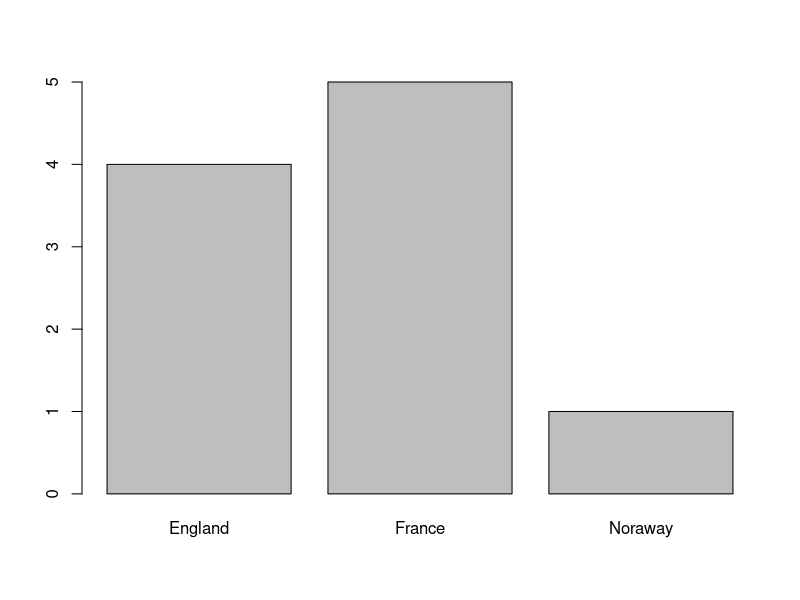
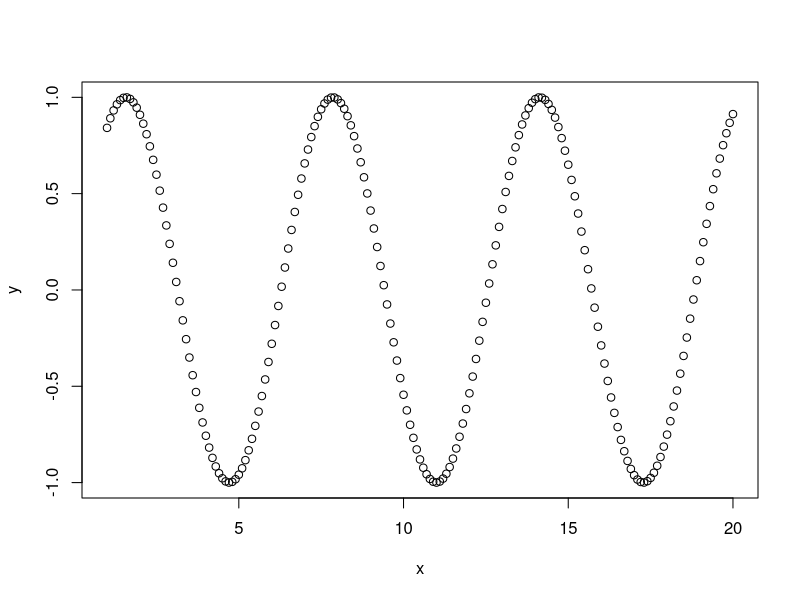
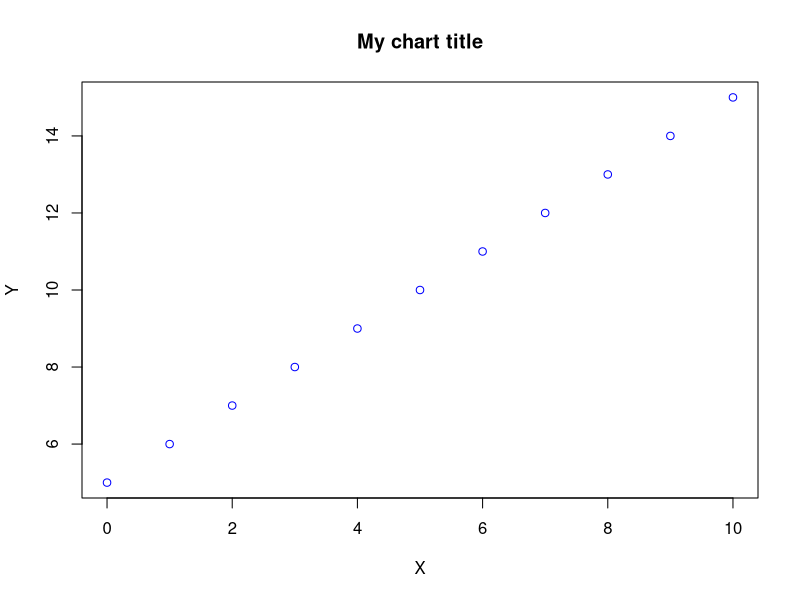

These figures' R source, in order:



#Отчет студента 

# R - как калькулятор
7+2
20+4/5-11*7^2
((((8+3)/5)-5)*8)^4
log2(12345678)-1
16/(1+208)*log(2345)





#Отчет студента Родионова Вариант 29
#задание 1.1
#стоимость поездки на конференцию в Литву

#Оргвзнос в отеле при курсе 1€=60.49 руб
300*60.49
#Проживание в отеле при курсе 1€=60.49 руб
9*60*60.49
#Общая стоимость поездки в рублях
15216.18+300*60.49+9*60*60.49

#задание 1.2
x<-2
y=6
assign("z",5)
z
#Создание векторов
c(1,2,3)
#Создание последовательности 
1:10
#Команда seq (начало, конец, шаг)
seq(from=1,to=8,by=2)
seq (1,10,2)
#Объединение нескольких векторов 
x=c(1,2,3)
x=c(x,1:3);x
# Повторы
z=rep(0.5,6);z
# В векторе хранятся данные одного типа
test3=c(1,TRUE,"three")
test3
#задание 1.2
#последовательность цифр варианта
p=seq(101,260,6)
p
#повторы значений p
p1=rep(p,3);p1
#Объединение слов
p2=c("call","an","ambulance");p2

#Операция с векторами
a=(1:10)
a
a+2
a/3
a*4
b=2:11
a+b
#правило повтора векторов (Recycling Rule)
x<-c(2,4,5,3,-4,0)
x*5
y<-c(5,3)
x*y
z<-c(1,2,3,4)
x*z
#Измерение длины вектора
x<-c(2,4,5,3,-4,0)
length(x)
#Сравнение векторов
x=c(3:7);x
y=c(6,3,7,9,11)
y
x==y
x<y
#получение определенного значения из вектора
sentence=c("walk","the","cat")
sentence
sentence[3]
sentence[3]="dog"
sentence
#добавление значения в конец вектора
sentence[4]="to"
sentence
#создание перечня элементов в векторе
sentence[5:7]=c("the","old","park")
sentence[1:7]
#Переменной x присвоены значения
x=c(0,1,2,7,10,14,3,89)
#просмотр заданных значений вектора x
x
#выбор 6-ого значения в векторе x
x[6]
#выбор 3-8-го значений в векторе x
x[3:8]
#выбор 4-ого и 7-ого значений в векторе x
x[c(4,7)]
#выбор значений вектора x без 3-ей точки
x[-3]
#выбор значений вектора без 2-го -5-ого значений 
x[-(2:5)]
#выбор значений вектора x больше 3
x[x>3]
#Выбор значений вектора x, удовлетворяющие условию: x больше 3 меньше 70
x[x>3&x<70]
#Задание 1.3 вариант 29 Родионов
x=c(12,43,7,9,19,21,68,21,9,17)
#Выбор 5-ого значения в векторе x
x[5]
#выбор 2-7-го значений вектора x
x[2:7]
#выбор 3-ого и 6-ого значений вектора x
x[c(3,6)]
#выбор значений вектора x без 1-ой точки
x[-1]
#выор значений вектора x без 1-3 точей
x[-(1:3)]
#выбор значений вектора x больше 12
x[x>12]
#выбор значений вектора x, удовлетворяющие условию: x больше 7 меньше 17
x[x>7&x<17]
#задание имен элементам вектора
ranks=11:13; ranks
names(ranks)=c("Lena","Olja","Irina")
ranks["Irina"]
#можно задавать значение через имена
ranks["Lena"]=55
ranks
#зфдаем значение вектора vessels
vessels=c(4,5,1)
#присваиваем имена элементам вектора
names(vessels)=c("England","France","Noraway")
#создаем столбчатую диаграмму
barplot(vessels)
#задаем значение переменной x
x=seq(1,20,0.1)
#задаем значение переменной y
y=sin(x)
#строим график
plot(x,y)
#задаем значения переменной x
x_data=c(0:10)
#задаем значения переменной y
y_data=x_data+5
#строим график (данные,тип графика,заголовок,подписи осей,цвет точек)
plot(x_data,y_data,type="p",main="My chart title",xlab="X",ylab="Y",col="blue")


  
